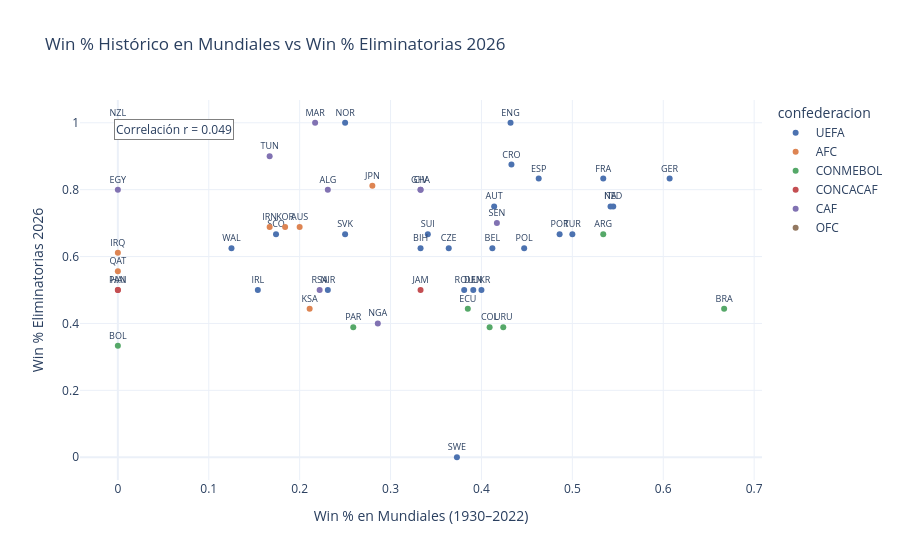

The notebook cell saved with this chart:
### Code cell
df_u4 = df_unified.dropna(subset=['win_pct_hist','win_pct_elim'])
df_u4 = df_u4[(df_u4['pj_elim'] > 0) & (df_u4['pj_hist'] > 0)]

fig = px.scatter(
    df_u4,
    x='win_pct_hist', y='win_pct_elim',
    color='confederacion', text='country_code',
    color_discrete_map=CONF_PALETTE,
    title='Win % Histórico en Mundiales vs Win % Eliminatorias 2026',
    labels={'win_pct_hist': 'Win % en Mundiales (1930–2022)', 'win_pct_elim': 'Win % Eliminatorias 2026'},
    hover_data=['nombre_completo','status','pj_hist'],
    template='plotly_white', width=900, height=560
)
fig.update_traces(textposition='top center', textfont_size=9)
r4 = df_u4[['win_pct_hist','win_pct_elim']].corr().iloc[0,1]
fig.add_annotation(x=0.05, y=0.95, xref='paper', yref='paper',
                   text=f'Correlación r = {r4:.3f}', showarrow=False,
                   bgcolor='white', bordercolor='gray')
fig.show()

### Figure 1 — Plotly figure (JSON) as saved in the notebook; plotly's stock layout.template omitted (floating-point values rounded to 4 significant figures)
{"data": [{"customdata": [["Norway", "confirmed", 8], ["England", "confirmed", 74], ["Croatia", "confirmed", 30], ["Netherlands", "confirmed", 55], ["Austria", "confirmed", 29], ["Belgium", "confirmed", 51], ["Spain", "confirmed", 67], ["France", "confirmed", 73], ["Germany", "confirmed", 112], ["Switzerland", "confirmed", 41], ["Scotland", "confirmed", 23], ["Portugal", "confirmed", 35], ["Italy", "playoff", 83], ["Bosnia and Herzegovina", "playoff", 3], ["Poland", "playoff", 38], ["Czech Republic", "playoff", 33], ["Wales", "playoff", 8], ["Romania", "playoff", 21], ["Turkey", "playoff", 10], ["Slovakia", "playoff", 4], ["Denmark", "playoff", 23], ["Republic of Ireland", "playoff", 13], ["Ukraine", "playoff", 5], ["Northern Ireland", "playoff", 13], ["Sweden", "playoff", 51]], "hovertemplate": "confederacion=UEFA<br>Win % en Mundiales (1930–2022)=%{x}<br>Win % Eliminatorias 2026=%{y}<br>country_code=%{text}<br>nombre_completo=%{customdata[0]}<br>status=%{customdata[1]}<br>pj_hist=%{customdata[2]}<extra></extra>", "legendgroup": "UEFA", "marker": {"color": "#4C72B0", "symbol": "circle"}, "mode": "markers+text", "name": "UEFA", "orientation": "v", "showlegend": true, "text": ["NOR", "ENG", "CRO", "NED", "AUT", "BEL", "ESP", "FRA", "GER", "SUI", "SCO", "POR", "ITA", "BIH", "POL", "CZE", "WAL", "ROU", "TUR", "SVK", "DEN", "IRL", "UKR", "NIR", "SWE"], "textfont": {"size": 9}, "textposition": "top center", "type": "scatter", "x": [0.25, 0.432, 0.433, 0.545, 0.414, 0.412, 0.463, 0.534, 0.607, 0.341, 0.174, 0.486, 0.542, 0.333, 0.447, 0.364, 0.125, 0.381, 0.5, 0.25, 0.391, 0.154, 0.4, 0.231, 0.373], "xaxis": "x", "y": [1, 1, 0.875, 0.75, 0.75, 0.625, 0.833, 0.833, 0.833, 0.667, 0.667, 0.667, 0.75, 0.625, 0.625, 0.625, 0.625, 0.5, 0.667, 0.667, 0.5, 0.5, 0.5, 0.5, 0], "yaxis": "y"}, {"customdata": [["Qatar", "confirmed", 3], ["Japan", "confirmed", 25], ["South Korea", "confirmed", 38], ["Iran", "confirmed", 18], ["Iraq", "playoff", 3], ["Saudi Arabia", "confirmed", 19], ["Australia", "confirmed", 20]], "hovertemplate": "confederacion=AFC<br>Win % en Mundiales (1930–2022)=%{x}<br>Win % Eliminatorias 2026=%{y}<br>country_code=%{text}<br>nombre_completo=%{customdata[0]}<br>status=%{customdata[1]}<br>pj_hist=%{customdata[2]}<extra></extra>", "legendgroup": "AFC", "marker": {"color": "#DD8452", "symbol": "circle"}, "mode": "markers+text", "name": "AFC", "orientation": "v", "showlegend": true, "text": ["QAT", "JPN", "KOR", "IRN", "IRQ", "KSA", "AUS"], "textfont": {"size": 9}, "textposition": "top center", "type": "scatter", "x": [0, 0.28, 0.184, 0.167, 0, 0.211, 0.2], "xaxis": "x", "y": [0.556, 0.812, 0.688, 0.688, 0.611, 0.444, 0.688], "yaxis": "y"}, {"customdata": [["Argentina", "confirmed", 88], ["Ecuador", "confirmed", 13], ["Colombia", "confirmed", 22], ["Uruguay", "confirmed", 59], ["Brazil", "confirmed", 114], ["Paraguay", "confirmed", 27], ["Bolivia", "playoff", 6]], "hovertemplate": "confederacion=CONMEBOL<br>Win % en Mundiales (1930–2022)=%{x}<br>Win % Eliminatorias 2026=%{y}<br>country_code=%{text}<br>nombre_completo=%{customdata[0]}<br>status=%{customdata[1]}<br>pj_hist=%{customdata[2]}<extra></extra>", "legendgroup": "CONMEBOL", "marker": {"color": "#55A868", "symbol": "circle"}, "mode": "markers+text", "name": "CONMEBOL", "orientation": "v", "showlegend": true, "text": ["ARG", "ECU", "COL", "URU", "BRA", "PAR", "BOL"], "textfont": {"size": 9}, "textposition": "top center", "type": "scatter", "x": [0.534, 0.385, 0.409, 0.424, 0.667, 0.259, 0], "xaxis": "x", "y": [0.667, 0.444, 0.389, 0.389, 0.444, 0.389, 0.333], "yaxis": "y"}, {"customdata": [["Panama", "confirmed", 3], ["Jamaica", "playoff", 3], ["Haiti", "confirmed", 3]], "hovertemplate": "confederacion=CONCACAF<br>Win % en Mundiales (1930–2022)=%{x}<br>Win % Eliminatorias 2026=%{y}<br>country_code=%{text}<br>nombre_completo=%{customdata[0]}<br>status=%{customdata[1]}<br>pj_hist=%{customdata[2]}<extra></extra>", "legendgroup": "CONCACAF", "marker": {"color": "#C44E52", "symbol": "circle"}, "mode": "markers+text", "name": "CONCACAF", "orientation": "v", "showlegend": true, "text": ["PAN", "JAM", "HAI"], "textfont": {"size": 9}, "textposition": "top center", "type": "scatter", "x": [0, 0.333, 0], "xaxis": "x", "y": [0.5, 0.5, 0.5], "yaxis": "y"}, {"customdata": [["Tunisia", "confirmed", 18], ["Côte d'Ivoire", "confirmed", 9], ["Egypt", "confirmed", 7], ["Ghana", "confirmed", 15], ["Algeria", "confirmed", 13], ["Senegal", "confirmed", 12], ["Morocco", "confirmed", 23], ["South Africa", "confirmed", 9], ["Nigeria", "playoff", 21]], "hovertemplate": "confederacion=CAF<br>Win % en Mundiales (1930–2022)=%{x}<br>Win % Eliminatorias 2026=%{y}<br>country_code=%{text}<br>nombre_completo=%{customdata[0]}<br>status=%{customdata[1]}<br>pj_hist=%{customdata[2]}<extra></extra>", "legendgroup": "CAF", "marker": {"color": "#8172B2", "symbol": "circle"}, "mode": "markers+text", "name": "CAF", "orientation": "v", "showlegend": true, "text": ["TUN", "CIV", "EGY", "GHA", "ALG", "SEN", "MAR", "RSA", "NGA"], "textfont": {"size": 9}, "textposition": "top center", "type": "scatter", "x": [0.167, 0.333, 0, 0.333, 0.231, 0.417, 0.217, 0.222, 0.286], "xaxis": "x", "y": [0.9, 0.8, 0.8, 0.8, 0.8, 0.7, 1, 0.5, 0.4], "yaxis": "y"}, {"customdata": [["New Zealand", "confirmed", 6]], "hovertemplate": "confederacion=OFC<br>Win % en Mundiales (1930–2022)=%{x}<br>Win % Eliminatorias 2026=%{y}<br>country_code=%{text}<br>nombre_completo=%{customdata[0]}<br>status=%{customdata[1]}<br>pj_hist=%{customdata[2]}<extra></extra>", "legendgroup": "OFC", "marker": {"color": "#937860", "symbol": "circle"}, "mode": "markers+text", "name": "OFC", "orientation": "v", "showlegend": true, "text": ["NZL"], "textfont": {"size": 9}, "textposition": "top center", "type": "scatter", "x": [0], "xaxis": "x", "y": [1], "yaxis": "y"}], "layout": {"annotations": [{"bgcolor": "white", "bordercolor": "gray", "showarrow": false, "text": "Correlación r = 0.049", "x": 0.05, "xref": "paper", "y": 0.95, "yref": "paper"}], "height": 560, "legend": {"title": {"text": "confederacion"}, "tracegroupgap": 0}, "title": {"text": "Win % Histórico en Mundiales vs Win % Eliminatorias 2026"}, "width": 900, "xaxis": {"anchor": "y", "domain": [0, 1], "title": {"text": "Win % en Mundiales (1930–2022)"}}, "yaxis": {"anchor": "x", "domain": [0, 1], "title": {"text": "Win % Eliminatorias 2026"}}}}
